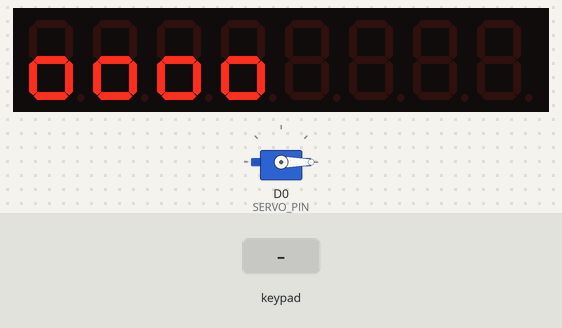
Recording of a sketch running on a simulated ESP8266 (NodeMCU). Parts: servo, 8-digit seven-segment display. The inputs (shaded band) are chosen by the test bench. WiFi joins after 1.5 s; servers stay silent unless stated; what the sketch prints to the serial monitor is not drawn.

Above: at 4.8 s.
8.0 s: keypad keys 1 2 3 4 # pressed 0.4 s apart
At 10.9 s:
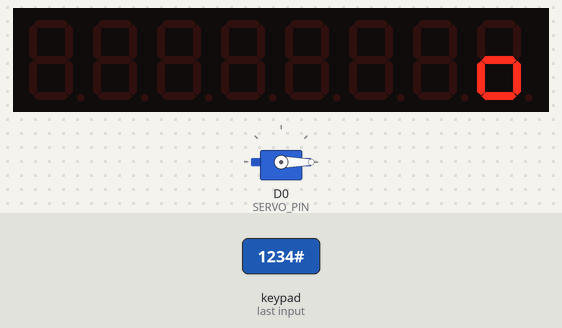
13.0 s: key '#' pressed
At 15.9 s:
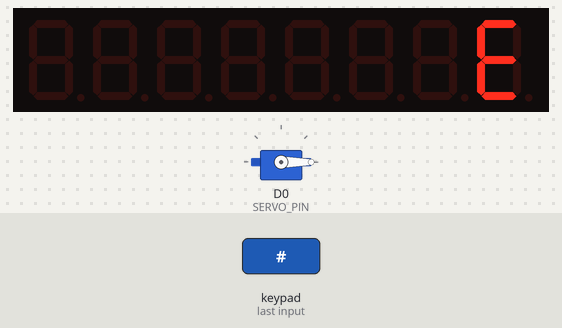
16.0 s: key '*' pressed
At 18.6 s:
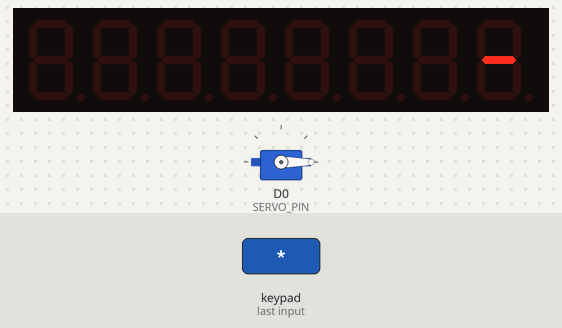
19.0 s: keypad keys 1 3 9 7 pressed 0.4 s apart
At 21.1 s:
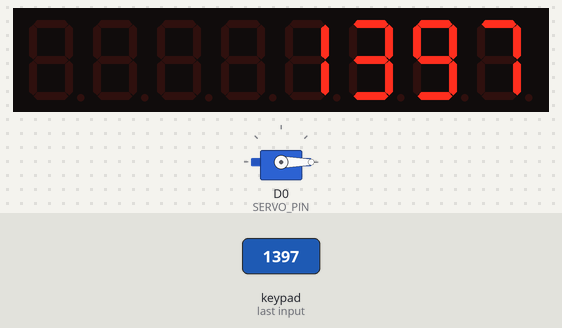
Timing chart, 0 to 22.6 s (numbered marks = the images above; inputs shaded):
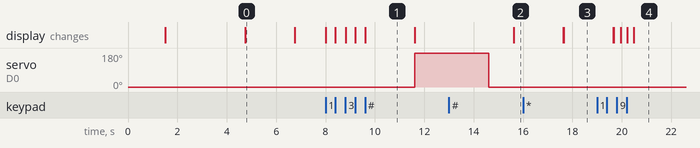

The sketch:

lock_controller.ino
```cpp
// NodeMCU 智慧門鎖主控程式
// 功能：指紋辨識、密碼開鎖、遠端HTTP開鎖
// 材料：NodeMCU(ESP8266)、AS608、4x4 Keypad、繼電器

#include <ESP8266WiFi.h>
#include <ESP8266WebServer.h>
#include <Keypad.h>
#include <Adafruit_Fingerprint.h>
#include <SoftwareSerial.h>
#include <vector>
#include <Servo.h>
#include <LedControl.h>

// WiFi 設定
const char* ssid = "HiHiLive2323";
const char* password = "ianian520";
ESP8266WebServer server(80);

// 指紋模組設定
//SoftwareSerial fingerSerial(D9, D10); // RX, TX
//Adafruit_Fingerprint finger = Adafruit_Fingerprint(&fingerSerial);

bool inFingerRun = false;
bool fingerAvailable = false;
bool isShowingResult = false;

// 4x4 Keypad 設定
const byte ROWS = 4;
const byte COLS = 4;
char keys[ROWS][COLS] = {
  {'1','2','3','A'},
  {'4','5','6','B'},
  {'7','8','9','C'},
  {'*','0','#','D'}
};
byte rowPins[ROWS] = {D1, D2, D3, D4}; // 與 MAX7219 共用
byte colPins[COLS] = {D5, D6, D7, D8}; // 與 MAX7219 共用
Keypad keypad = Keypad(makeKeymap(keys), rowPins, colPins, ROWS, COLS);

// 密碼設定
String password_input = "";
String correct_password = "1234"; // 可自行更改

// SG90控制腳位
#define SERVO_PIN D0
Servo lockServo;

// ====== 臨時密碼結構 ======
struct TempPassword {
  String pw;
  unsigned long expireTime = 0; // 0=無期限
  int remainCount = -1; // -1=無次數限制
};
std::vector<TempPassword> tempPasswords;

// ====== 工具函式 ======
unsigned long parseTime(String iso8601) {
  // 簡易解析格式: YYYY-MM-DDTHH:MM
  int y = iso8601.substring(0,4).toInt();
  int m = iso8601.substring(5,7).toInt();
  int d = iso8601.substring(8,10).toInt();
  int h = iso8601.substring(11,13).toInt();
  int min = iso8601.substring(14,16).toInt();
  tm t;
  t.tm_year = y-1900; t.tm_mon = m-1; t.tm_mday = d;
  t.tm_hour = h; t.tm_min = min; t.tm_sec = 0;
  return mktime(&t);
}

// MAX7219 腳位對應（與 Keypad 共用）
#define DIN_PIN  D1
#define CS_PIN   D2
#define CLK_PIN  D3

LedControl lc = LedControl(DIN_PIN, CLK_PIN, CS_PIN, 1); // 1 代表一片 MAX7219

// 切換到 MAX7219 模式
void switchToMax7219() {
  // 設定腳位為輸出模式（MAX7219 需要）
  pinMode(D1, OUTPUT);
  pinMode(D2, OUTPUT);
  pinMode(D3, OUTPUT);
  pinMode(D4, OUTPUT);
  lc.shutdown(0, false); // 啟動
  lc.setIntensity(0, 8); // 亮度 0~15
}

// 切換回 Keypad 模式
void switchToKeypad() {
  // 設定腳位為輸入模式（Keypad 需要）
  pinMode(D1, INPUT_PULLUP);
  pinMode(D2, INPUT_PULLUP);
  pinMode(D3, INPUT_PULLUP);
  pinMode(D4, INPUT_PULLUP);
  pinMode(D5, OUTPUT);
  pinMode(D6, OUTPUT);
  pinMode(D7, OUTPUT);
  pinMode(D8, OUTPUT);
}

// 顯示密碼在 MAX7219（右對齊，最多8碼）
void showPasswordOnLed(String pw) {
  switchToMax7219();
  int len = pw.length();
  for (int i = 0; i < 8; i++) {
    if (i < len) {
      char c = pw[len - 1 - i]; // 右對齊
      if (c >= '0' && c <= '9') {
        lc.setDigit(0, i, c - '0', false);
      } else {
        lc.setChar(0, i, ' ', false);
      }
    } else {
      lc.setChar(0, i, ' ', false);
    }
  }
  delay(250);
}

// 顯示結果（O 或 E）只支援 0-9、E、H、L、P、-、空白等）
void showResult(char result) {
  switchToMax7219();
  for (int i = 0; i < 8; i++) lc.setChar(0, i, ' ', false);
  if (result == 'O') {
    // 自訂 O 圖案（以 8 位數顯示器為例，顯示在最右一位）
    lc.setRow(0, 0, B00011101); // 你可根據需求調整顯示位置
  } else if (result == 'I') {
    lc.setRow(0, 0, B00000110); // I 字
  } else {
    lc.setChar(0, 0, result, false);
  }
  delay(2000);
  clearDisplay();
}

// 清空顯示
void clearDisplay() {
  lc.clearDisplay(0);
}

// 檢查按鍵（短暫切換到 Keypad 模式）
char checkKeypadInput() {
  switchToKeypad();
  char key = keypad.getKey();
  switchToMax7219();
  return key;
}

void setup() {
  Serial.begin(115200);
  Serial.println("");
  //pinMode(RELAY_PIN, OUTPUT);
  //digitalWrite(RELAY_PIN, LOW); // 預設關閉
  lockServo.attach(SERVO_PIN, 500, 2400); // 修正脈衝寬度範圍，才能轉到180度
  lockServo.write(0); // 初始為0度（關鎖）
  lockServo.detach();


  // 初始化 MAX7219
  lc.shutdown(0, false); // 啟動
  lc.setIntensity(0, 8); // 亮度 0~15
  clearDisplay();    // 清除

  switchToMax7219();

  // 顯示歡迎訊息 （只支援 0-9、E、H、L、P、-、空白等）
  lc.setChar(0, 7, 'H', false); // H
  lc.setRow(0, 6, B00000110);   // I
  for(int i=0;i<6;i++) lc.setChar(0, i, ' ', false);

  // WiFi 連線
  WiFi.begin(ssid, password);
  Serial.println("連線中...");
  while (WiFi.status() != WL_CONNECTED) {
    delay(500);
    Serial.print(".");
  }
  Serial.println("\nWiFi 連線成功");
  Serial.print("IP: ");
  Serial.println(WiFi.localIP());

  // 顯示IP後兩組數字於MAX7219
  String ipStr = WiFi.localIP().toString();
  int firstDot = ipStr.lastIndexOf('.', ipStr.lastIndexOf('.') - 1);
  String last2 = ipStr.substring(firstDot + 1); // 取最後兩組
  int dotPos = last2.indexOf('.');
  String group1 = last2.substring(0, dotPos);   // 倒數第2組
  String group2 = last2.substring(dotPos + 1);  // 倒數第1組
  // 顯示 IP
  for(int i=group2.length();i<4;i++) group2 = " " + group2;
  showPasswordOnLed(group1 + group2);
  delay(3000);

  // HTTP 遠端開門
  server.on("/open", HTTP_GET, []() {
    openLock();
    server.send(200, "text/plain", "OK");
  });
  //// 指紋註冊API
  //server.on("/enroll", HTTP_GET, []() {
  //  if (!server.hasArg("id")) { server.send(400, "text/plain", "缺少id"); return; }
  //  int id = server.arg("id").toInt();
  //  server.send(200, "text/plain", enrollFingerprint(id) ? "OK" : "FAIL");
  //});
  //// 指紋刪除API
  //server.on("/delete", HTTP_GET, []() {
  //  if (!server.hasArg("id")) { server.send(400, "text/plain", "缺少id"); return; }
  //  int id = server.arg("id").toInt();
  //  server.send(200, "text/plain", deleteFingerprint(id) ? "OK" : "FAIL");
  //});
  // 主密碼變更API
  server.on("/set_password", HTTP_GET, []() {
    if (!server.hasArg("pw")) { server.send(400, "text/plain", "缺少pw"); return; }
    String pw = server.arg("pw");
    //if (pw.length() > 8) {
    //  server.send(400, "text/plain", "密碼長度不能超過8位");
    //  return;
    //}
    // 檢查是否只包含數字
    for (int i = 0; i < pw.length(); i++) {
      if (pw[i] < '0' || pw[i] > '9') {
        server.send(400, "text/plain", "密碼只能包含數字");
        return;
      }
    }
    correct_password = pw;
    server.send(200, "text/plain", "OK");
  });
  // 新增臨時密碼(到期)
  server.on("/add_temp_pw", HTTP_GET, []() {
    if (tempPasswords.size() >= 10) {
      server.send(400, "text/plain", "臨時密碼已達上限");
      return;
    }
    if (!server.hasArg("pw")) { server.send(400, "text/plain", "缺少pw"); return; }
    String pw = server.arg("pw");
    //if (pw.length() > 8) {
    //  server.send(400, "text/plain", "密碼長度不能超過8位");
    //  return;
    //}
    // 檢查是否只包含數字
    for (int i = 0; i < pw.length(); i++) {
      if (pw[i] < '0' || pw[i] > '9') {
        server.send(400, "text/plain", "密碼只能包含數字");
        return;
      }
    }
    TempPassword tp; tp.pw = pw;
    if (server.hasArg("expire")) tp.expireTime = parseTime(server.arg("expire"));
    if (server.hasArg("count")) tp.remainCount = server.arg("count").toInt();
    tempPasswords.push_back(tp);
    server.send(200, "text/plain", "OK");
  });
  // 刪除臨時密碼
  server.on("/remove_temp_pw", HTTP_GET, []() {
    if (!server.hasArg("pw")) { server.send(400, "text/plain", "缺少pw"); return; }
    String pw = server.arg("pw");
    for (auto it = tempPasswords.begin(); it != tempPasswords.end(); ++it) {
      if (it->pw == pw) { tempPasswords.erase(it); break; }
    }
    server.send(200, "text/plain", "OK");
  });
  server.begin();

  //// 指紋模組初始化
  //Serial.println("指紋模組偵測");
  //finger.begin(57600);
  //if (finger.verifyPassword()) {
  //  Serial.println("指紋模組連接成功");
  //  fingerAvailable = true;
  //} else {
  //  Serial.println("指紋模組連接失敗");
  //  fingerAvailable = false;
  //}

  //顯示oooo代表完成，可輸入密碼。
  clearDisplay();
  for(int i=4;i<8;i++) lc.setRow(0, i, B00011101);
  delay(2000); // 顯示2秒
  clearDisplay();
}

void loop() {
  server.handleClient();
  //if (fingerAvailable && inFingerRun) checkFingerprint();
  checkKeypad();
}

// 指紋辨識流程
//void checkFingerprint() {
//  if (finger.getImage() == FINGERPRINT_NOFINGER) {
//    // 沒有手指，立刻 return，不阻塞
//    return;
//  }
//  if (finger.getImage() == FINGERPRINT_OK) {
//    if (finger.image2Tz() == FINGERPRINT_OK) {
//      if (finger.fingerSearch() == FINGERPRINT_OK) {
//        Serial.println("指紋辨識通過，開門");
//        openLock();
//        delay(2000); // 防止重複觸發
//      } else {
//        Serial.println("指紋不符");
//      }
//    }
//  }
//}

// 驗證密碼（含臨時密碼）
bool checkAllPasswords(String input) {
  if (input == correct_password) return true;
  unsigned long now = millis()/1000 + 946684800; // 取近似UNIX時間
  for (auto it = tempPasswords.begin(); it != tempPasswords.end(); ++it) {
    if (it->pw == input) {
      if ((it->expireTime==0 || now < it->expireTime) && (it->remainCount==-1 || it->remainCount>0)) {
        if (it->remainCount>0) it->remainCount--;
        if (it->remainCount==0) tempPasswords.erase(it);
        return true;
      }
    }
  }
  return false;
}

// 密碼輸入流程
void checkKeypad() {
  char key = checkKeypadInput();
  if (key) {
    if (key == '#') {
      if (checkAllPasswords(password_input)) {
        Serial.println("密碼正確，開門");
        showResult('O'); // 顯示 O 代表 Open
        openLock();
      } else {
        Serial.println("密碼錯誤");
        showResult('E'); // 顯示 E 代表 Error
      }
      password_input = "";
    } else if (key == '*') {
      password_input = "";
      Serial.println("已清除");
      showResult('-'); // 顯示 E 代表 Error
    } else if (key == 'A') {
      inFingerRun = !inFingerRun;
      //if (inFingerRun) { Serial.println("開啟指紋偵測"); }
      //else { Serial.println("關閉指紋偵測"); }
    } else if (key == 'B') {
    } else if (key == 'C') {
    } else if (key == 'D') {
    } else {
      password_input += key;
      showPasswordOnLed(password_input);
    }
  }
}

// 開鎖控制（SG90 180度→3秒→0度）
void openLock() {
  lockServo.attach(SERVO_PIN, 500, 2400); // 修正脈衝寬度範圍，才能轉到180度
  lockServo.write(180); // 轉到180度（開鎖）
  delay(3000); // 開鎖3秒
  lockServo.write(0);   // 轉回0度（關鎖）
  delay(1000); // 關鎖1秒
  lockServo.detach();
}

// 指紋註冊/刪除函式
//bool enrollFingerprint(int id) {
//  finger.getTemplateCount();
//  finger.LEDcontrol(true);
//  Serial.print("請放上手指...");
//  if (finger.getImage() != FINGERPRINT_OK) return false;
//  if (finger.image2Tz(1) != FINGERPRINT_OK) return false;
//  Serial.print("請再次放上手指...");
//  delay(2000);
//  if (finger.getImage() != FINGERPRINT_OK) return false;
//  if (finger.image2Tz(2) != FINGERPRINT_OK) return false;
//  if (finger.createModel() != FINGERPRINT_OK) return false;
//  if (finger.storeModel(id) != FINGERPRINT_OK) return false;
//  finger.LEDcontrol(false);
//  return true;
//}
//bool deleteFingerprint(int id) {
//  return finger.deleteModel(id) == FINGERPRINT_OK;
//} 
```

Measured:
- after the input at 8.0 s, servo on D0 (SERVO_PIN): 0° → 180° after 3.6 s; the display: first changes at once (image 1 shows a later state)
- after the input at 13.0 s, the display: changes after 2.6 s (image 2)
- after the input at 16.0 s, the display: first differs from a run without the input after 1.7 s (image 3)
- after the input at 19.0 s, the display: first differs from a run without the input after 0.67 s (image 4 shows a later state)
- what the display in image 0 shows lasts 2.0 s, from 4.8 s to 6.8 s
